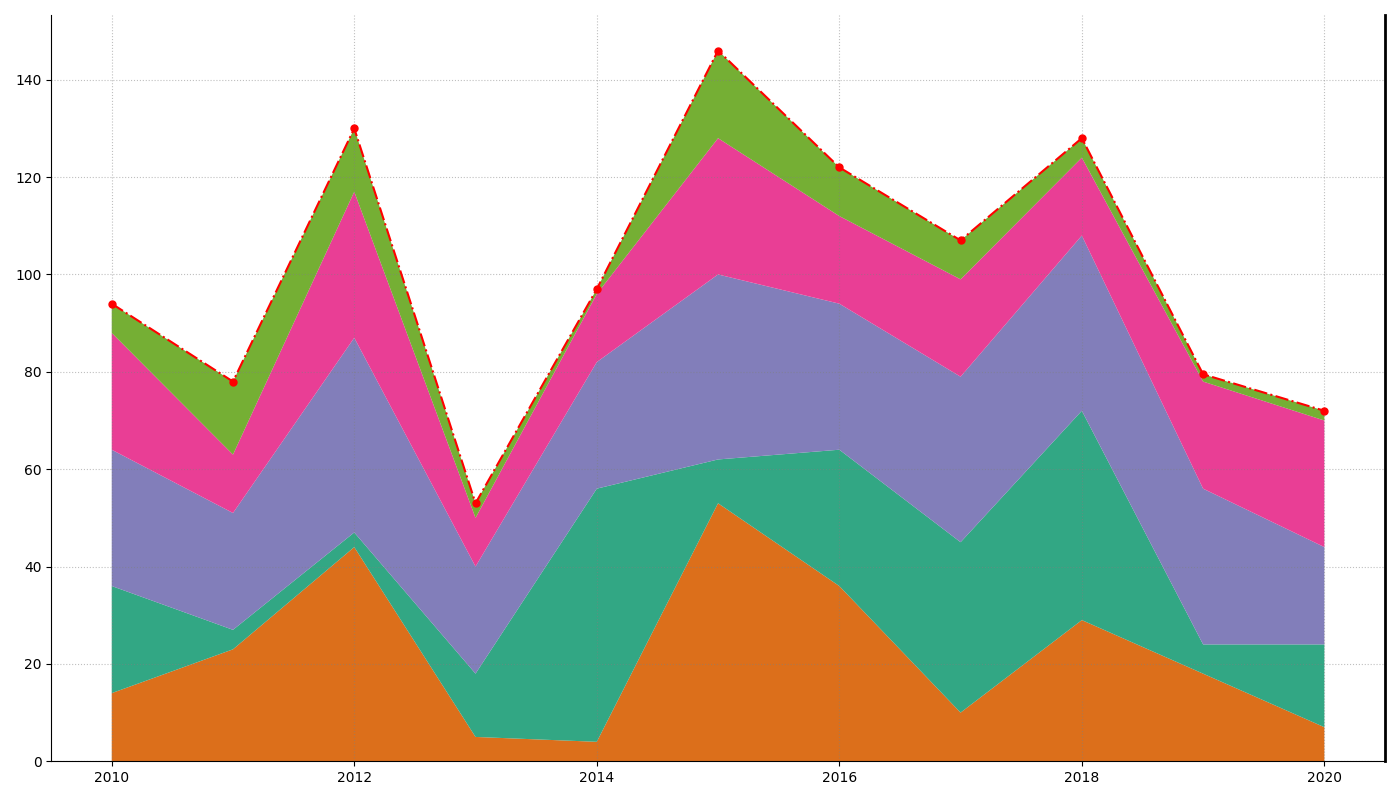

Here is the Python script that generated this plot:
import matplotlib.pyplot as plt
import numpy as np

years = np.arange(2010, 2021)
# Manually shuffled data within each energy source
solar_energy = [14, 23, 44, 5, 4, 53, 36, 10, 29, 18, 7]
wind_energy = [22, 4, 3, 13, 52, 9, 28, 35, 43, 6, 17]
hydro_energy = [28, 24, 40, 22, 26, 38, 30, 34, 36, 32, 20]
biomass_energy = [24, 12, 30, 10, 14, 28, 18, 20, 16, 22, 26]
geothermal_energy = [6, 15, 13, 3, 1, 18, 10, 8, 4, 1.5, 2]
energy_consumption = np.vstack([solar_energy, wind_energy, hydro_energy, biomass_energy, geothermal_energy])

fig, ax = plt.subplots(figsize=(14, 8))

ax.stackplot(years, energy_consumption, colors=['#d95f02', '#1b9e77', '#7570b3', '#e7298a', '#66a61e'], alpha=0.9)

ax.set_xticks(np.arange(2010, 2021, 2))

total_energy_consumption = np.sum(energy_consumption, axis=0)
ax.plot(years, total_energy_consumption, color='red', linestyle='-.', linewidth=1.5, marker='o', markersize=5)

ax.grid(True, linestyle=':', color='gray', alpha=0.5)
ax.spines['top'].set_visible(False)
ax.spines['right'].set_linewidth(2)

plt.tight_layout()
plt.show()
